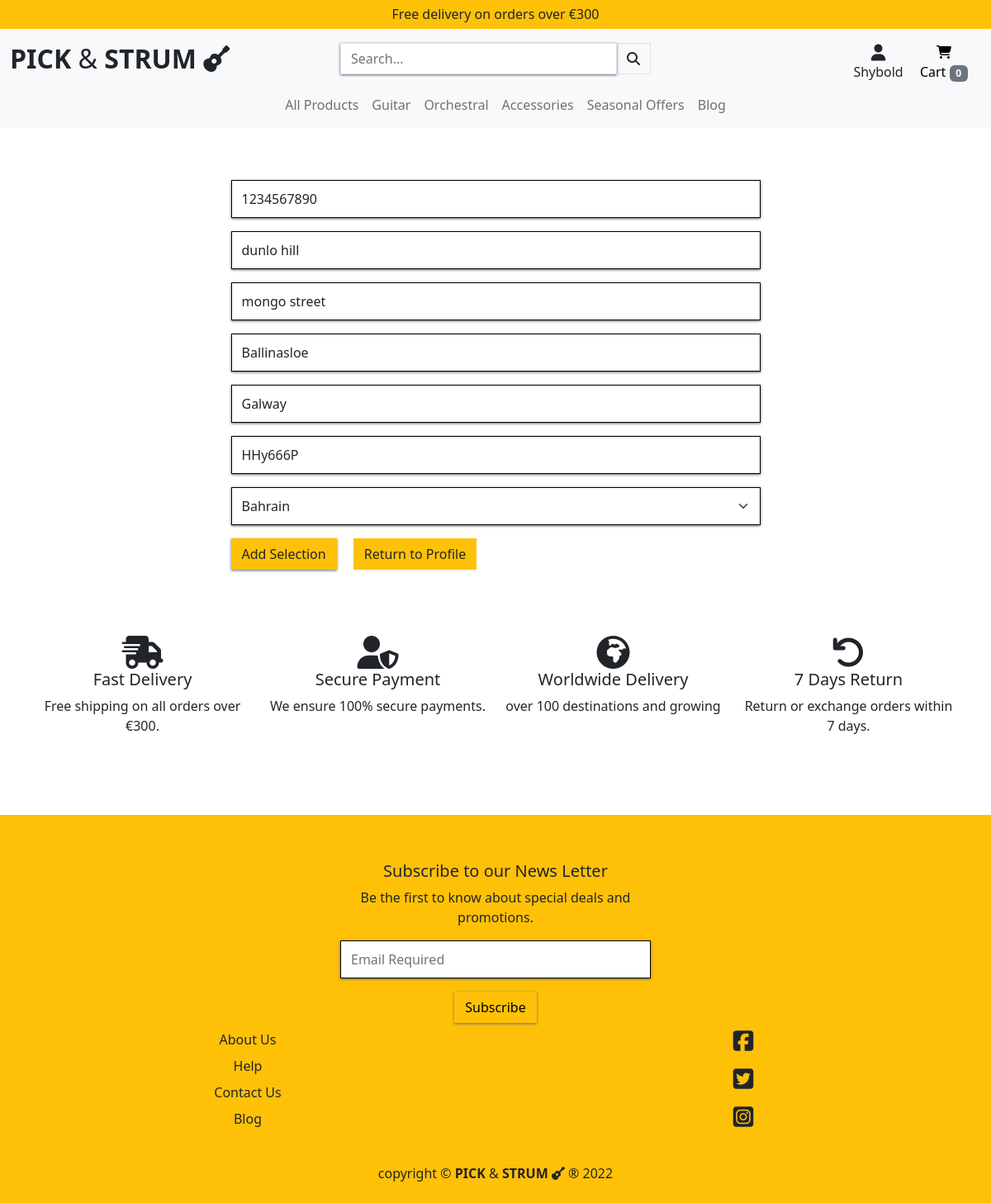
Before: /profile/edit_profile/ (signed in) with the older database file.
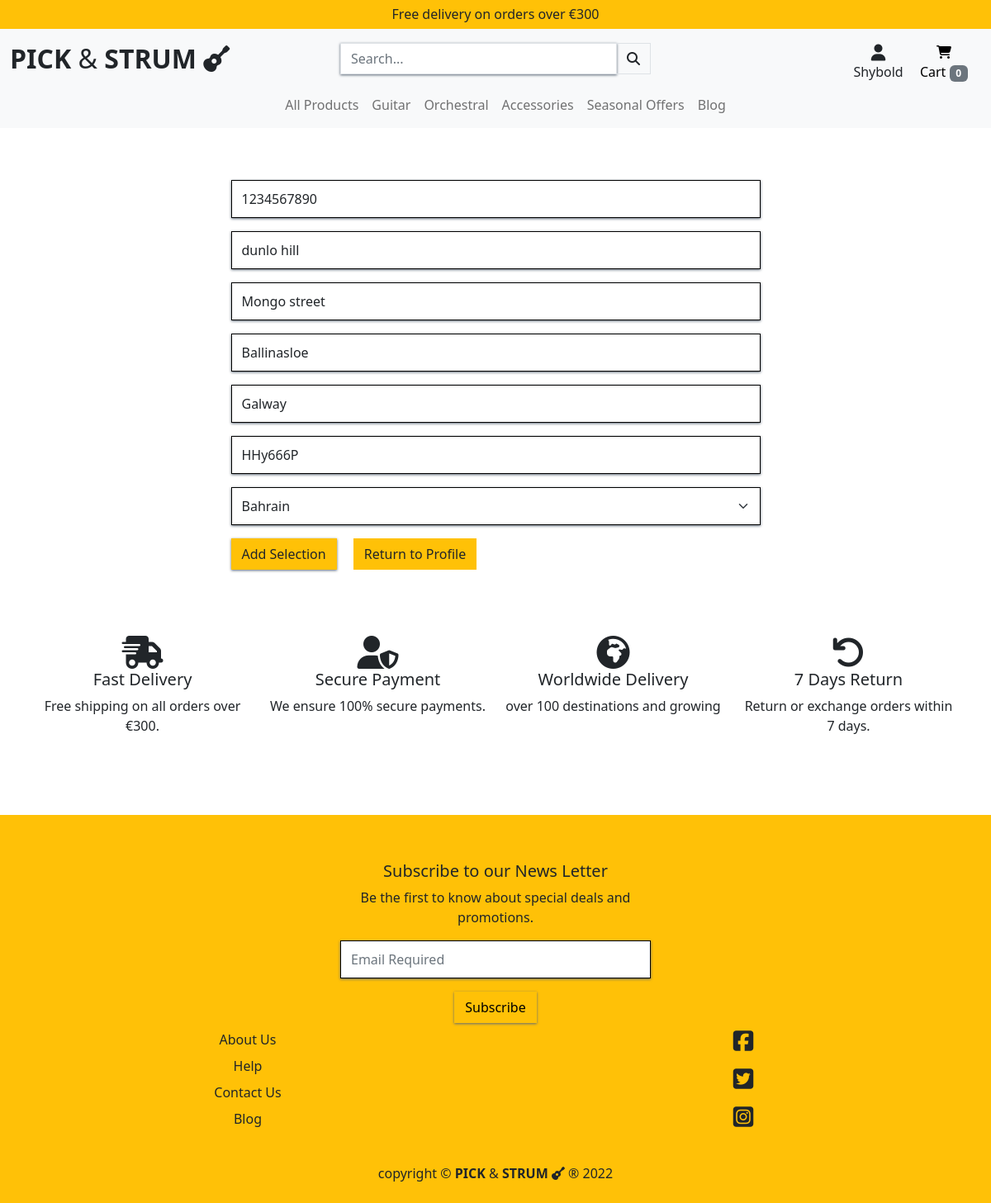
After: the same page with the newer database file.
### profiles/models.py (models this page shows, shortened)
class UserProfile(models.Model):
    user = models.OneToOneField(User, on_delete=models.CASCADE)
    default_phone_number = models.CharField(
        max_length=20, null=True, blank=True)
    default_street_address1 = models.CharField(
        max_length=80, null=True, blank=True)
    default_street_address2 = models.CharField(
        max_length=80, null=True, blank=True)
    default_town_or_city = models.CharField(
        max_length=40, null=True, blank=True)
    default_county = models.CharField(
        max_length=80, null=True, blank=True)
    default_postcode = models.CharField(
        max_length=20, null=True, blank=True)
    default_country = CountryField(
        blank_label='Country', null=True, blank=True)
    image = models.ImageField(null=True, blank=True)
    cover_photo = models.CharField(
        max_length=20, choices=COVER_PHOTO, default='Cool')

### profiles/views.py (the view)
# urls.py: path('edit_profile/', views.edit_profile, name='edit_profile'),
@login_required
def edit_profile(request):
    profile = get_object_or_404(UserProfile, user=request.user)
    address_form = UserProfileForm(
        request.POST or None,
        request.FILES or None,
        instance=profile
    )
    if address_form.is_valid():
        address_form.save()
        messages.success(
            request,
            'Your Profile Address has been updated successfully')
        return redirect('profile')
    context = {
        'address_form': address_form,
        'profile': profile,
        'profile_page': True
    }
    return render(request, 'profiles/update_address.html', context)

### profiles/forms.py
class UserProfileForm(forms.ModelForm):
    class Meta:
        model = UserProfile
        fields = (
            'default_phone_number',
            'default_street_address1',
            'default_street_address2',
            'default_town_or_city',
            'default_county',
            'default_postcode',
            'default_country'
        )
    def __init__(self, *args, **kwargs):
        super().__init__(*args, **kwargs)
        for field in self.fields:
            self.fields[field].label = False
            self.fields[field].widget.attrs['class'] = 'form-styling'
        self.fields['default_phone_number'].widget.attrs['placeholder'] = 'Phone Number'
        self.fields['default_street_address1'].widget.attrs['placeholder'] = 'Street Address 1'
        self.fields['default_street_address2'].widget.attrs['placeholder'] = 'Street Address 2'
        self.fields['default_town_or_city'].widget.attrs['placeholder'] = 'Town or City'
        self.fields['default_county'].widget.attrs['placeholder'] = 'County, State or Locality'
        self.fields['default_postcode'].widget.attrs['placeholder'] = 'Postal Code'

### profiles/templates/profiles/update_address.html (shortened to what this page needs)
{% extends "base.html" %}
{% load static %}
{% block extra_css %}
 <link rel="stylesheet" href="{% static 'profiles/css/profile.css' %}">
{% endblock %}
{% block page_header %}
<div class="container header-backspace">
</div>
{% endblock %}
{% block content %}
<div class="container mt-4">
    <div class="row">
        <div class="col-12 col-md-7 m-auto mt-4">
            <form action="{% url 'edit_profile' %}" method="POST">
                {{ address_form | crispy }}
                <input type="submit" class="btn btn-small bg-warning rounded-0" value="Add Selection">
                <a class="ms-3 btn btn-small bg-warning rounded-0" href="{% url 'profile' %}">Return to Profile</a>
            </form>
        </div>
    </div>
</div>
{% include 'includes/trust-stm.html' %}
{% endblock %}

Changed rows visible on the page:
changed UserProfile "dunlo hill": default_street_address2 "mongo street" → "Mongo street"
